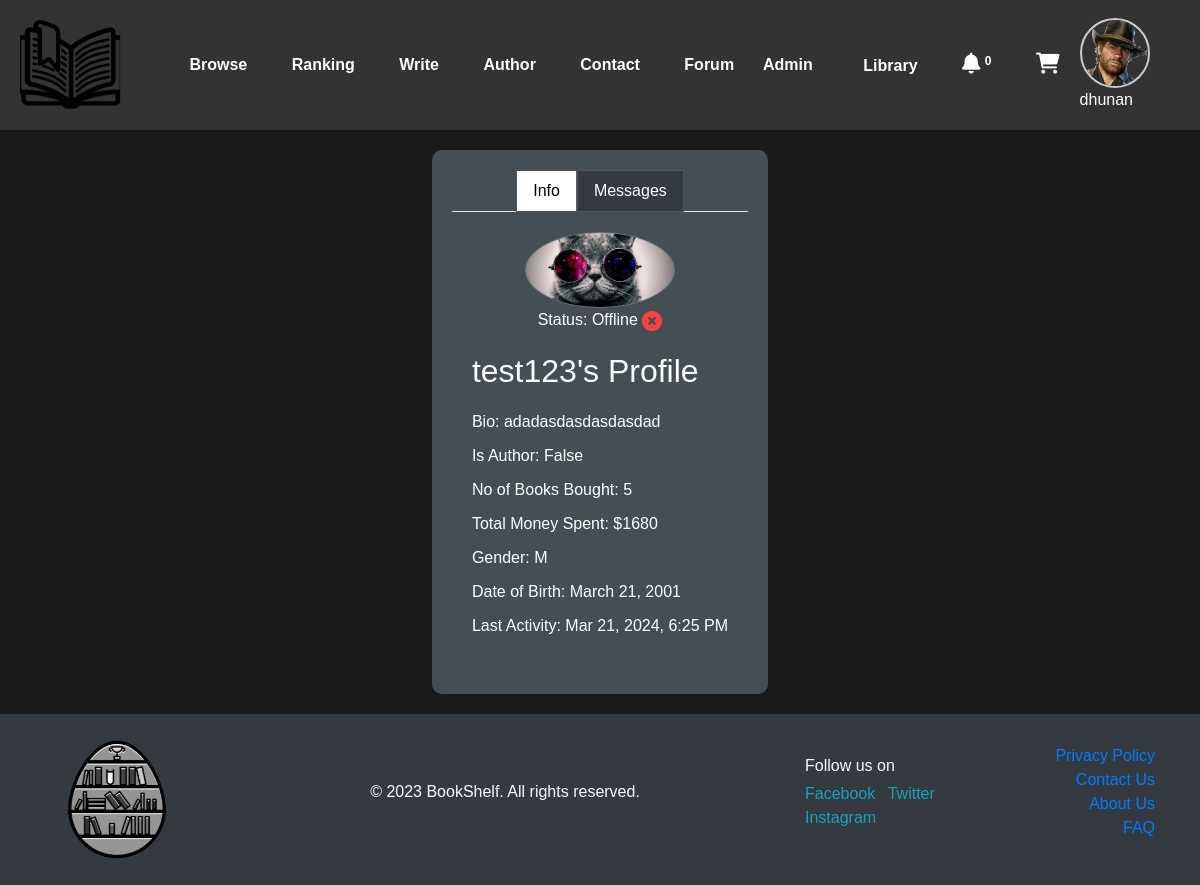
Page /user/user_view/test123 (signed in) on the earlier database version.
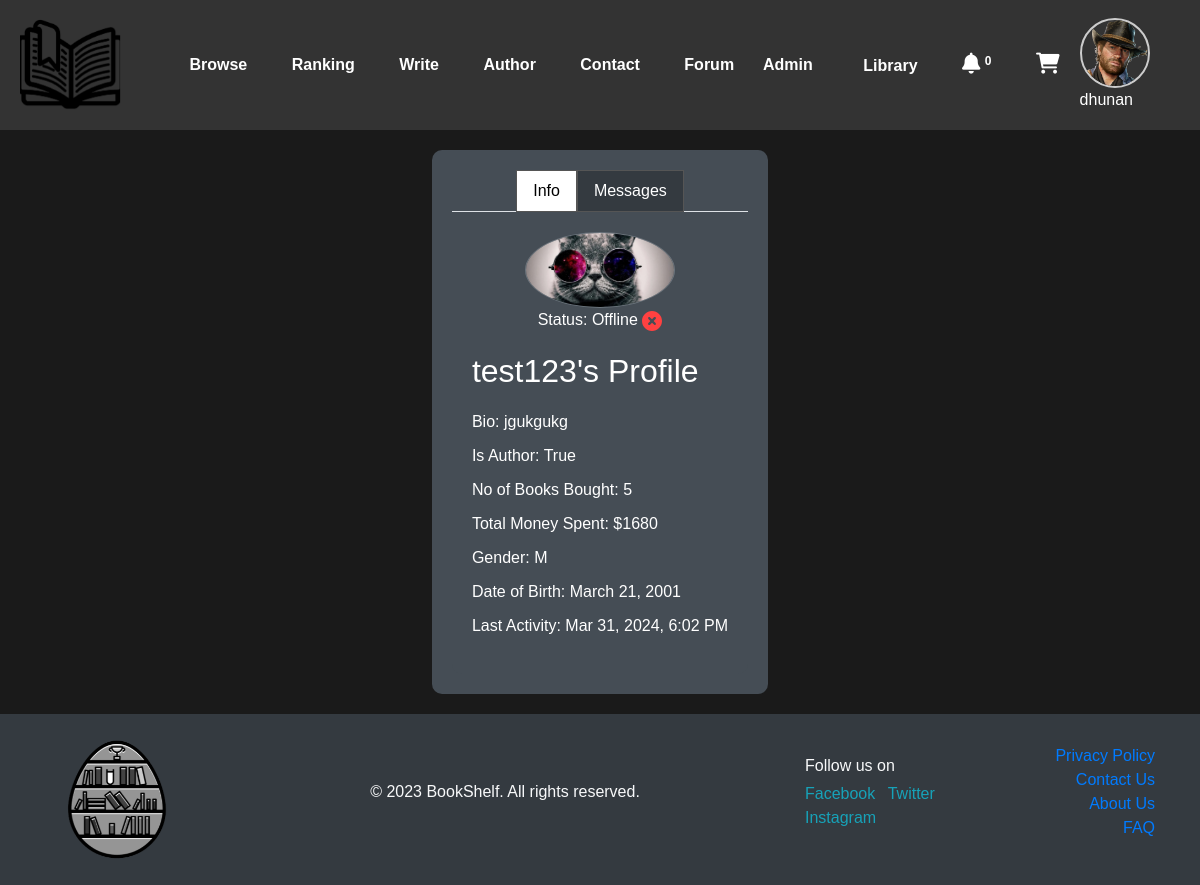
Same page on the later database version.
### user/models.py (models this page shows, shortened)
class UserProfile(models.Model):
    user = models.OneToOneField(User, on_delete=models.CASCADE)
    is_author = models.BooleanField(default=False)
    bio = models.TextField(blank=True)
    gender = models.CharField(max_length=20, choices=[('M', 'Male'), ('F', 'Female'), ('O', 'Other')], blank=True)
    dob = models.DateField(null=True, blank=True)
    phone_number = models.CharField(max_length=20, blank=True)
    profile_image = models.ImageField(upload_to='user/profile_images/', blank=True, null=True)

### user/views.py (the view)
# urls.py: path('user_view/<str:username>',views.user_view, name="user_view"),
@login_required
def user_view(request,username):
    context={}
    user=User.objects.get(username=username)
    act=UserActivity.objects.get(user=user)
    if user:
        threshold = timezone.now() - timezone.timedelta(minutes=15)
        user_activity = UserActivity.objects.filter(user=user, last_activity__gte=threshold)
        if user_activity:
            status="Online"
        else:
            status="Offline"
        if act:
            profile = UserProfile.objects.get(user=user)
            purchase_history = PurchaseHistory.objects.filter(user=user)
            messages = Message.objects.filter(
                Q(sender=request.user, receiver=user) | Q(sender=user, receiver=request.user)
            ).order_by('timestamp')
            for message in reversed(messages):
                if message.receiver == request.user:
                    message.read_status = True
                    message.save()
                else:
                    break
            context = {
                'user_prof': user,
                'profile': profile,
                'is_author': profile.is_author,
                'total_money_spent': purchase_history.aggregate(total_price=Sum('total_price'))['total_price'] or 0,
                'gender': profile.gender,
                'books_bought':sum(history.items.count() for history in purchase_history),
                'dob': profile.dob,
                'last_activity':act.last_activity.strftime('%b. %d, %Y, %I:%M %p'),
                'status':status,
                'messages':messages
            }
            print(act.last_activity)
    return render(request, 'user/ext_prof.html',context)

### user/templates/user/ext_prof.html (shortened to what the changed rows need)
{% extends 'user/home.html' %}
{% load tz %}
{% load static %}
{% block content %}
<div id="user-profile-container">
    <div id="user-profile-content" class="tab-content">
        <div id="info-content" class="tab-pane fade show active">
            <h2><span id="receiver-username">{{ user_prof.username }}</span>'s Profile</h2>
            <div class="profile-details">
                <p>Bio: {{ profile.bio }}</p>
                <p>Is Author: {{ is_author }}</p>
                <p>No of Books Bought: {{ books_bought }}</p>
                <p>Total Money Spent: ${{ total_money_spent }}</p>
                <p>Gender: {{ gender }}</p>
                <p>Date of Birth: {{ dob }}</p>
            </div>
                <p>Last Activity:  <span id="last_time">{{ last_activity}}</span></p>
        </div>
    </div>
</div>
{% endblock content %}

Differences in the rows shown:
changed UserProfile: bio "adadasdasdasdasdad" → "jgukgukg"
Other differences:
{{ is_author }}: "False" → "True"
text written by a page script: "Mar 21, 2024, 6:25 PM" → "Mar 31, 2024, 6:02 PM"
